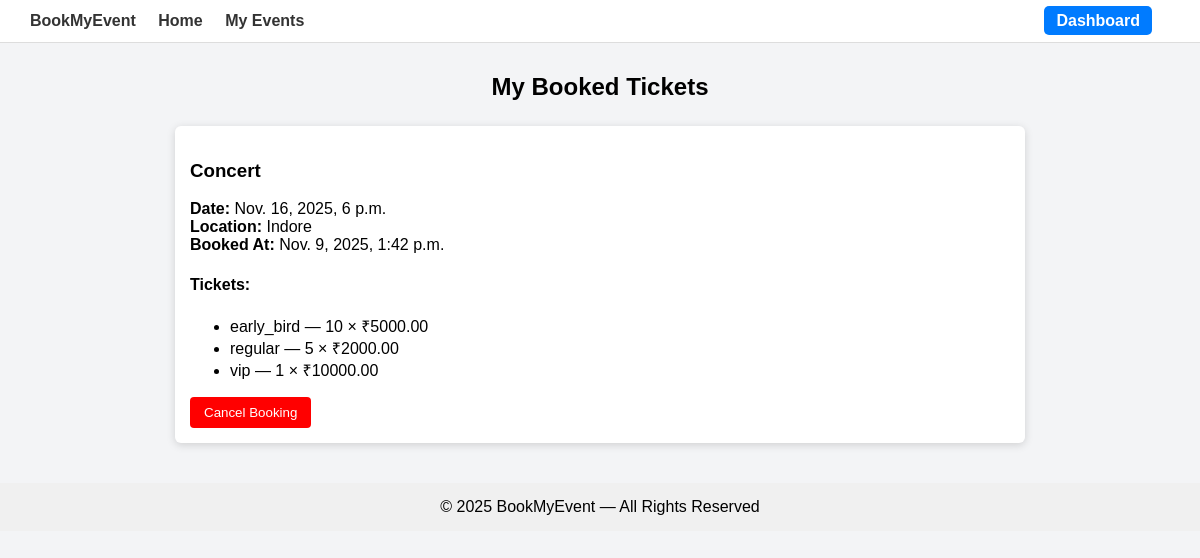
The page /event/my-bookings/ (signed in) on the database its author committed.
### eventApp/models.py (models this page shows, shortened)
class Booking(models.Model):
    attendee = models.ForeignKey(
        settings.AUTH_USER_MODEL, on_delete=models.CASCADE, related_name="bookings"
    )
    event = models.ForeignKey(Event, on_delete=models.CASCADE, related_name="bookings")
    booked_at = models.DateTimeField(auto_now_add=True)
    is_active = models.BooleanField(default=True)

class Event(models.Model):
    organizer = models.ForeignKey(
        settings.AUTH_USER_MODEL, on_delete=models.CASCADE, related_name="organized_events"
    )
    title = models.CharField(max_length=200)
    description = models.TextField()
    location = models.CharField(max_length=200)
    date = models.DateTimeField()
    created_at = models.DateTimeField(auto_now_add=True)
    updated_at = models.DateTimeField(auto_now=True)
    is_active = models.BooleanField(default=True)

class BookingItem(models.Model):
    booking = models.ForeignKey(Booking, on_delete=models.CASCADE, related_name="items")
    ticket_type = models.ForeignKey(TicketType, on_delete=models.CASCADE)
    quantity = models.PositiveIntegerField()

class TicketType(models.Model):
    event = models.ForeignKey(Event, on_delete=models.CASCADE, related_name="ticket_types")
    name = models.CharField(max_length=50, choices=TICKET_TYPE_CHOICES)
    price = models.DecimalField(max_digits=10, decimal_places=2)
    quantity = models.PositiveIntegerField()

### eventApp/views.py (the view)
# urls.py: path("my-bookings/", views.attendee_bookings, name="attendee_bookings"),
@login_required
def attendee_bookings(request):
    if request.user.role != "attendee":
        messages.error(request, "Only attendees can view bookings.")
        return redirect("home")
    bookings = Booking.objects.filter(attendee=request.user, is_active=True)
    return render(request, "attendee_bookings.html", {
        "bookings": bookings
    })

### template/attendee_bookings.html (shortened to what this page needs)
<!DOCTYPE html>
<html lang="en">
<head>
</head>
<body>
<nav>
    <div>
        <a href="{% url 'account:dashboard' %}">BookMyEvent</a>
        <a href="{% url 'account:dashboard' %}">Home</a>
        <a href="{% url 'attendee_bookings' %}">My Events</a>
    </div>
    <div class="right">
        {% if user.is_authenticated %}
            <a href="{% url 'account:dashboard' %}">Dashboard</a>
        {% else %}
            <a href="{% url 'account:login' %}">Login</a>
        {% endif %}
    </div>
</nav>
<div class="container">
    <h2 style="text-align:center; margin-bottom: 25px;">My Booked Tickets</h2>
    {% if bookings %}
        {% for booking in bookings %}
        <div class="card">
            <h3>{{ booking.event.title }}</h3>
            <p>
                <strong>Date:</strong> {{ booking.event.date }}<br>
                <strong>Location:</strong> {{ booking.event.location }}<br>
                <strong>Booked At:</strong> {{ booking.booked_at }}
            </p>
            <h4>Tickets:</h4>
            <ul>
                {% for item in booking.items.all %}
                <li>{{ item.ticket_type.name }} — {{ item.quantity }} × ₹{{ item.ticket_type.price }}</li>
                {% endfor %}
            </ul>
            <a href="{% url 'cancel_booking' booking.id %}">
                <button class="cancel-btn">Cancel Booking</button>
            </a>
        </div>
        {% endfor %}
    {% else %}
        <p style="text-align:center; font-size:16px;">You haven't booked any tickets yet.</p>
    {% endif %}
</div>
<footer>
    © 2025 BookMyEvent — All Rights Reserved
</footer>
</body>
</html>

### template/attendee_bookings.html (style rules this page uses)
body { font-family: Arial, sans-serif; background: #f3f4f6; margin: 0; padding: 0; }
nav { background: #ffffff; padding: 12px 30px; display: flex; justify-content: space-between; border-bottom: 1px solid #ddd; }
nav a { margin-right: 18px; text-decoration: none; color: #333; font-weight: bold; }
nav .right a { color: white; background: #007bff; padding: 6px 12px; border-radius: 5px; }
.container { width: 850px; margin: 30px auto; }
.card { background: white; padding: 15px; margin-bottom: 18px; border-radius: 6px; box-shadow: 0px 2px 8px rgba(0,0,0,0.15); }
.cancel-btn { background: red; padding: 8px 14px; color: white; border: none; border-radius: 4px; cursor: pointer; }
footer { text-align: center; padding: 15px; background: #f0f0f0; margin-top: 40px; }

### rows shown on the page
Booking: event "Concert", event "Nov. 16, 2025, 6 p.m.", event.location "Indore", booked_at "Nov. 9, 2025, 1:42 p.m."
BookingItem: ticket_type.name "early_bird", quantity "10", ticket_type.price "5000.00"
BookingItem: ticket_type.name "regular", quantity "5", ticket_type.price "2000.00"
BookingItem: ticket_type.name "vip", quantity "1", ticket_type.price "10000.00"
